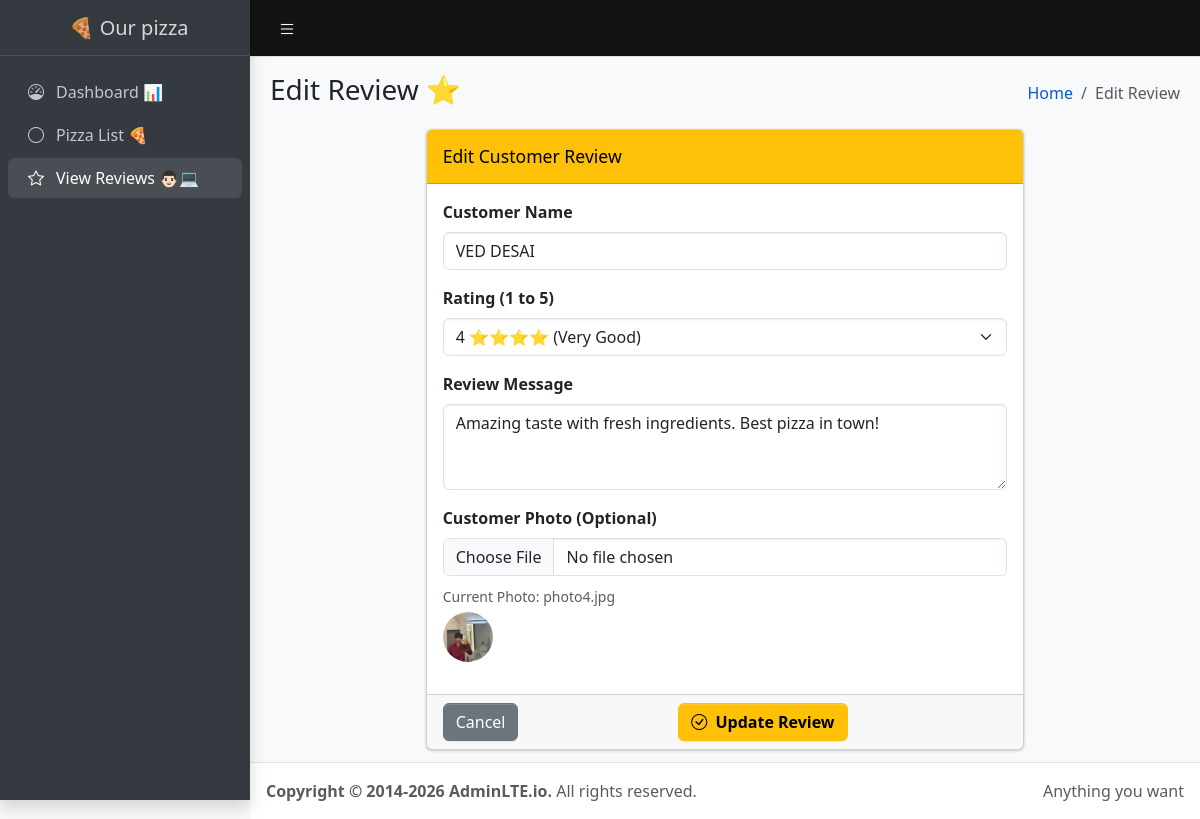
The app's page /editreview/2 with its own data.
### tables this page shows
CREATE TABLE review(
    id INTEGER PRIMARY KEY AUTOINCREMENT,
    customer_name TEXT NOT NULL,
    image TEXT NOT NULL,
    rating INTEGER NOT NULL,
    review TEXT NOT NULL
);

### app.py (the view, shortened to what this page needs)
@app.route("/editreview/<int:id>", methods=["GET", "POST"])
def editreview(id):
    with sqlite3.connect(DATABASE) as conn:
     cursor = conn.cursor()
    cursor.execute("SELECT * FROM review WHERE id=?", (id,))
    review = cursor.fetchone()
    conn.close()
    return render_template("edit_review.html", review=review)

### templates/edit_review.html (shortened to what this page needs)
<!doctype html>
<html lang="en">
  <head>
    <link rel="stylesheet" href="https://cdn.jsdelivr.net/npm/bootstrap-icons@1.13.1/font/bootstrap-icons.min.css">
    <link rel="stylesheet" href="{{ url_for('static', filename='css/adminlte.css') }}">
    <link rel="stylesheet" href="{{ url_for('static', filename='style.css') }}">
  </head>
  <body class="layout-fixed sidebar-expand-lg bg-body-tertiary">
    <div class="app-wrapper">
      <nav class="app-header navbar navbar-expand bg-body" aria-label="Main Header Navigation">
        <div class="container-fluid">
          <ul class="navbar-nav">
            <li class="nav-item">
              <a class="nav-link" data-lte-toggle="sidebar" href="#"><i class="bi bi-list"></i></a>
            </li>
          </ul>
        </div>
      </nav>
      <aside class="app-sidebar bg-body-secondary shadow" data-bs-theme="dark">
        <div class="sidebar-brand">
          <a href="/" class="brand-link">
            <span class="brand-text fw-light"> 🍕 Our pizza </span>
          </a>
        </div>
        <div class="sidebar-wrapper">
          <nav class="mt-2" aria-label="Sidebar Navigation">
            <ul class="nav sidebar-menu flex-column">
              <li class="nav-item">
                <a href="{{ url_for('home') }}" class="nav-link">
                  <i class="nav-icon bi bi-speedometer"></i>
                  <p>Dashboard 📊</p>
                </a>
              </li>
              <li class="nav-item">
                <a href="{{ url_for('home') }}#pizza-list" class="nav-link">
                  <i class="nav-icon bi bi-circle"></i>
                  <p>Pizza List 🍕</p>
                </a>
              </li>
              <li class="nav-item">
                <a href="{{ url_for('home') }}#reviews" class="nav-link active">
                  <i class="nav-icon bi bi-star"></i>
                  <p>View Reviews 👨🏻💻</p>
                </a>
              </li>
            </ul>
          </nav>
        </div>
      </aside>
      <main class="app-main">
        <div class="app-content-header">
          <div class="container-fluid">
            <div class="row">
              <div class="col-sm-6">
                <h2 class="mb-0 fs-3">Edit Review ⭐</h2>
              </div>
              <div class="col-sm-6">
                <nav aria-label="breadcrumb">
                  <ol class="breadcrumb float-sm-end">
                    <li class="breadcrumb-item"><a href="/">Home</a></li>
                    <li class="breadcrumb-item active">Edit Review</li>
                  </ol>
                </nav>
              </div>
            </div>
          </div>
        </div>
        <div class="app-content">
          <div class="container-fluid">
            <div class="row justify-content-center">
              <div class="col-md-8">
                <div class="card card-warning">
                  <div class="card-header">
                    <h3 class="card-title mb-0">Edit Customer Review</h3>
                  </div>
                  <form action="{{ url_for('editreview', id=review[0]) }}" method="POST" enctype="multipart/form-data">
                    <div class="card-body">
                      <div class="mb-3">
                        <label for="customer_name" class="form-label fw-bold">Customer Name</label>
                        <input id="customer_name" type="text" name="customer_name" class="form-control" value="{{ review[1] }}" required>
                      </div>
                      <div class="mb-3">
                        <label for="review_rating" class="form-label fw-bold">Rating (1 to 5)</label>
                        <select id="review_rating" name="rating" class="form-select" required>
                          <option value="4" {% if review[3] == 4 %}selected{% endif %}>4 ⭐⭐⭐⭐ (Very Good)</option>
                        </select>
                      </div>
                      <div class="mb-3">
                        <label for="review_message" class="form-label fw-bold">Review Message</label>
                        <textarea id="review_message" name="review" class="form-control" rows="3" required>{{ review[4] }}</textarea>
                      </div>
                      <div class="mb-3">
                        <label for="customer_photo" class="form-label fw-bold">Customer Photo (Optional)</label>
                        <input id="customer_photo" type="file" name="image" class="form-control" accept="image/*">
                        {% if review[2] %}
                        <div class="mt-2">
                          <small class="text-muted">Current Photo: {{ review[2] }}</small><br>
                          <img src="{{ url_for('static', filename='images/' ~ review[2]) }}" style="width: 50px; height: 50px; object-fit: cover; border-radius: 50%;" class="mt-1" alt="Current Customer">
                        </div>
                        {% endif %}
                      </div>
                    </div>
                    <div class="card-footer d-flex justify-content-between">
                      <a href="{{ url_for('dashboard') }}#reviews" class="btn btn-secondary">Cancel</a>
                      <button type="submit" class="btn btn-warning fw-bold"><i class="bi bi-check-circle me-1"></i> Update Review</button>
                    </div>
                  </form>
                </div>
              </div>
            </div>
          </div>
        </div>
      </main>
      <footer class="app-footer">
        <div class="float-end d-none d-sm-inline">Anything you want</div>
        <strong>Copyright &copy; 2014-2026 AdminLTE.io.</strong> All rights reserved.
      </footer>
    </div>
  </body>
</html>

### static/style.css (style rules this page uses)
body { background-color: #FFF8F0; }
.navbar .nav-link, .navbar .navbar-brand { color: rgb(111, 135, 194) !important; }
.navbar { background-color: #141313 !important; }
.navbar-nav .nav-link { color: white !important; font-size: 18px; font-weight: 500; }
.card img { height:250px; object-fit:cover; }
.card { transition:0.4s; }
.nav-link.active { color: #191818; }
.navbar-nav .nav-item { margin-right: 20px; }

### records on screen
review: customer_name "VED DESAI", rating "4 ⭐⭐⭐⭐ (Very Good)", review "Amazing taste with fresh ingredients. Best pizza in town!", image "photo4.jpg", image (picture)
